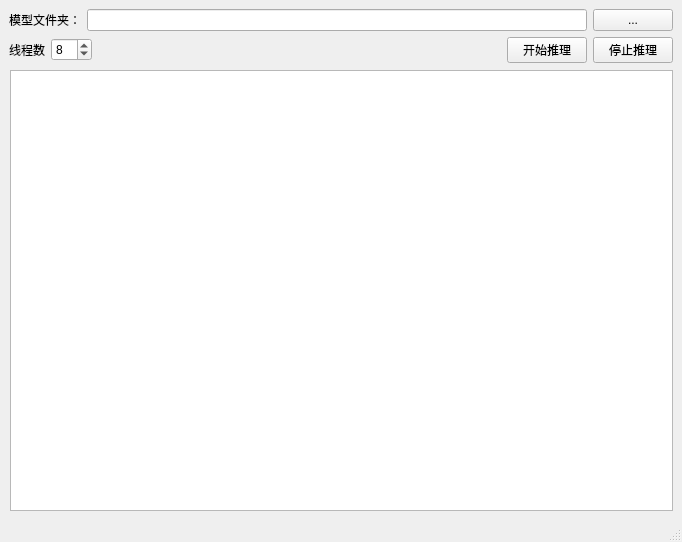
<?xml version="1.0" encoding="UTF-8"?>
<ui version="4.0">
 <class>MainWindow</class>
 <widget class="QMainWindow" name="MainWindow">
  <property name="geometry">
   <rect>
    <x>0</x>
    <y>0</y>
    <width>682</width>
    <height>542</height>
   </rect>
  </property>
  <property name="windowTitle">
   <string>MainWindow</string>
  </property>
  <widget class="QWidget" name="centralwidget">
   <layout class="QGridLayout" name="gridLayout_2">
    <item row="0" column="0">
     <layout class="QVBoxLayout" name="verticalLayout">
      <item>
       <layout class="QHBoxLayout" name="horizontalLayout_2">
        <item>
         <widget class="QLabel" name="label">
          <property name="text">
           <string>模型文件夹：</string>
          </property>
         </widget>
        </item>
        <item>
         <widget class="QLineEdit" name="lineEdit_modelPath"/>
        </item>
        <item>
         <widget class="QPushButton" name="pushButton_modelPath">
          <property name="text">
           <string>...</string>
          </property>
         </widget>
        </item>
       </layout>
      </item>
      <item>
       <layout class="QHBoxLayout" name="horizontalLayout">
        <item>
         <widget class="QLabel" name="label_2">
          <property name="text">
           <string>线程数</string>
          </property>
         </widget>
        </item>
        <item>
         <widget class="QSpinBox" name="spinBox_threads">
          <property name="value">
           <number>8</number>
          </property>
         </widget>
        </item>
        <item>
         <spacer name="horizontalSpacer">
          <property name="orientation">
           <enum>Qt::Horizontal</enum>
          </property>
          <property name="sizeHint" stdset="0">
           <size>
            <width>40</width>
            <height>20</height>
           </size>
          </property>
         </spacer>
        </item>
        <item>
         <widget class="QPushButton" name="pushButton_start">
          <property name="text">
           <string>开始推理</string>
          </property>
         </widget>
        </item>
        <item>
         <widget class="QPushButton" name="pushButton_stop">
          <property name="text">
           <string>停止推理</string>
          </property>
         </widget>
        </item>
       </layout>
      </item>
      <item>
       <layout class="QGridLayout" name="gridLayout">
        <item row="0" column="1">
         <spacer name="horizontalSpacer_2">
          <property name="orientation">
           <enum>Qt::Horizontal</enum>
          </property>
         </spacer>
        </item>
        <item row="1" column="0">
         <spacer name="verticalSpacer">
          <property name="orientation">
           <enum>Qt::Vertical</enum>
          </property>
         </spacer>
        </item>
        <item row="1" column="1">
         <widget class="QTableWidget" name="tableWidget"/>
        </item>
       </layout>
      </item>
     </layout>
    </item>
   </layout>
  </widget>
  <widget class="QMenuBar" name="menubar">
   <property name="geometry">
    <rect>
     <x>0</x>
     <y>0</y>
     <width>682</width>
     <height>20</height>
    </rect>
   </property>
  </widget>
  <widget class="QStatusBar" name="statusbar"/>
 </widget>
 <resources/>
 <connections/>
</ui>
